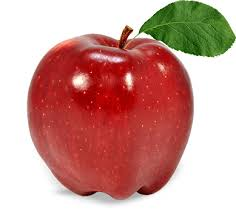
#> input picture apple1.jpeg, 236 x 214 px
$ python -i Appletest.py   (imports and definitions only)
#> lines starting #> are read from the running program, lines starting #| are printed output that depends on the picture; after the words box and inside, x2 and y2 are one past the last pixel; in counts of white or black regions, pixels touching at a corner belong together
from flask import Flask, render_template, request, jsonify
import cv2
import numpy as np
import os

# Initialize Flask app
# [1 line not run here, left out]

# Define upload folder and create it if it doesn't exist
UPLOAD_FOLDER = 'uploads'
# [1 line not run here, left out]
# [1 line that did not run here, left out]

# Function to detect bad apples based on image analysis
def detect_bad_apples(image_path):
#> called with image_path = 'apple1.jpeg'
    try:
        # Read the uploaded image
        image = cv2.imread(image_path)
#> image is the input picture: shape (214, 236, 3); mean B, G, R 147.8, 155.4, 204.3
        if image is None:
            return "Error: Unable to read the image."

        # Convert the image to HSV color space
        hsv = cv2.cvtColor(image, cv2.COLOR_BGR2HSV)
#> hsv: shape (214, 236, 3); mean H, S, V 20.8, 93.7, 208.3

        # Define HSV range for brown color (potential rot on apples)
        lower_brown = np.array([10, 50, 20])
        upper_brown = np.array([30, 255, 200])

        # Create a mask to isolate brown regions in the image
        brown_mask = cv2.inRange(hsv, lower_brown, upper_brown)
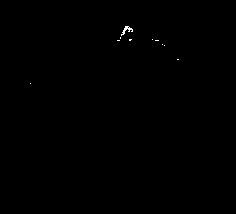
#> brown_mask: shape (214, 236); 0.13% white in thin lines or dots, all inside (x1, y1, x2, y2) = (30, 26, 179, 84)

        # Find contours in the mask
        contours, _ = cv2.findContours(brown_mask, cv2.RETR_EXTERNAL, cv2.CHAIN_APPROX_SIMPLE)
#> contours = 10 contours, 9 with area under 20; largest, box (x1, y1, x2, y2) and area: (121, 26, 133, 36) 26

        # Calculate the total brown area by summing the contour areas
        total_brown_area = sum(cv2.contourArea(c) for c in contours)
#> total_brown_area = 27

        # If the brown area exceeds a threshold, classify as "Bad Apple"
        return "Bad Apple" if total_brown_area > 500 else "Fresh Apple"
    except Exception as e:
        return f"Error: {str(e)}"

# Route to serve the homepage with the HTML form
# [3 lines that did not run here, left out]

# Route to handle image upload and return freshness result
# [25 lines that did not run here, left out]

# Run the app in debug mode
# [2 lines not run here, left out]

>>> result = detect_bad_apples('apple1.jpeg')
#> result = 'Fresh Apple'
